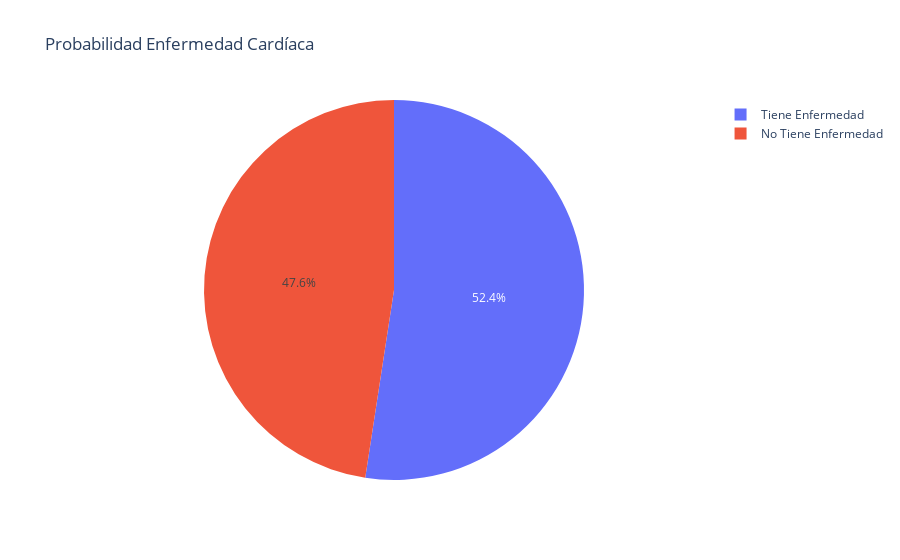

Notebook cell for this chart:
### Code cell
px.pie(df, names='label', values='prob', title='Probabilidad Enfermedad Cardíaca')

### Figure 1 — Plotly figure (JSON) as saved in the notebook; plotly's stock layout.template omitted (floating-point values rounded to 4 significant figures)
{"data": [{"domain": {"x": [0, 1], "y": [0, 1]}, "hovertemplate": "label=%{label}<br>prob=%{value}<extra></extra>", "labels": ["No Tiene Enfermedad", "Tiene Enfermedad"], "legendgroup": "", "name": "", "showlegend": true, "type": "pie", "values": [0.4758, 0.5242]}], "layout": {"legend": {"tracegroupgap": 0}, "title": {"text": "Probabilidad Enfermedad Cardíaca"}}}
